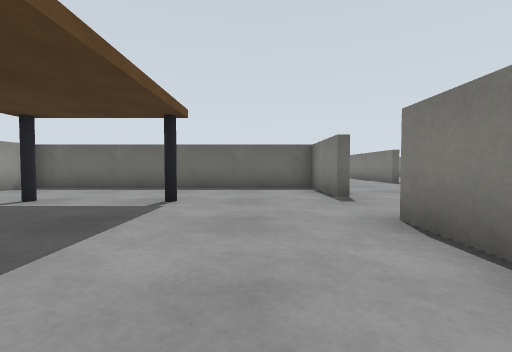
view 1 (above)

18 first-person views from a walk through a Gazebo world. The camera is 0.12 m above the floor, tilts 2° down and sees 90° across. The floor is counted in squares, 0.2 m on a side. Each view is taken from the middle of a square. On the plan, view 1 faces up. The plan holds only what a view shows up to about 9 squares ahead; the rest is blank. The place goes on beyond the plan.

view 2
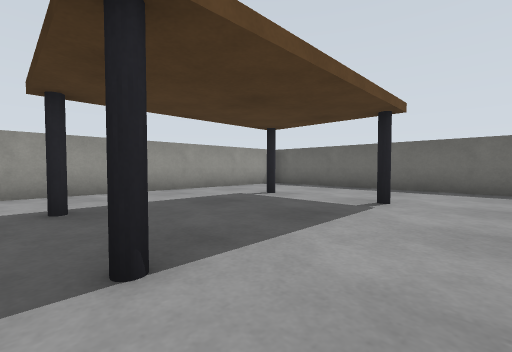

view 3
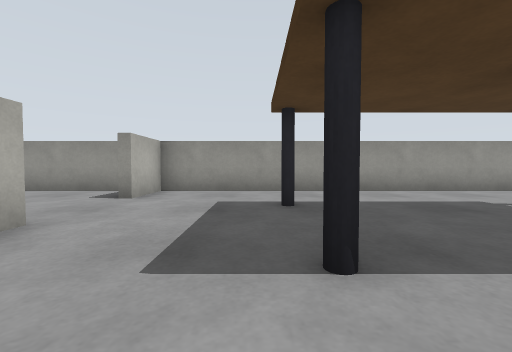

view 4
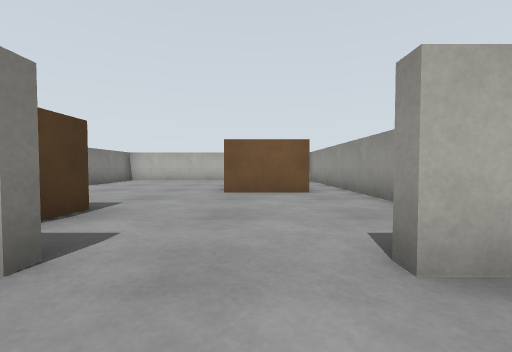

view 5
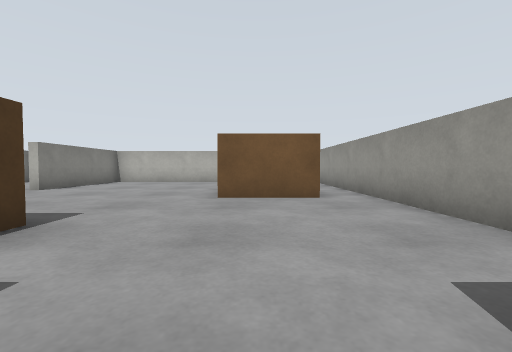

view 6
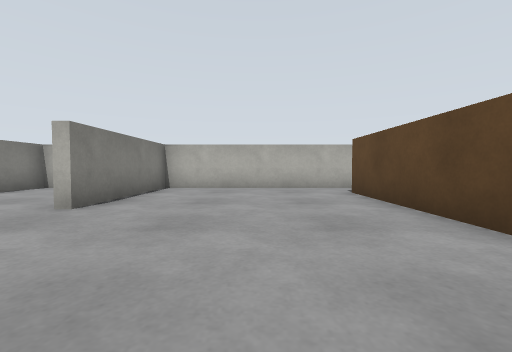

view 7
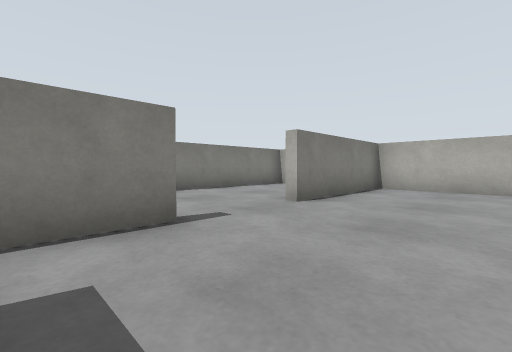

view 8
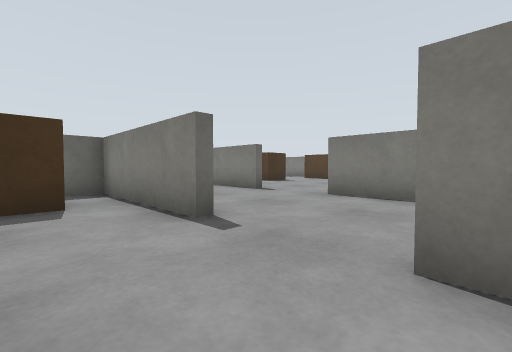

view 9
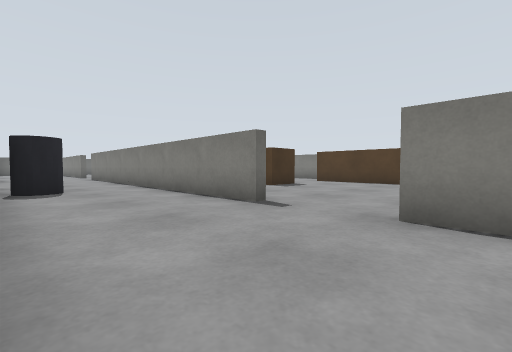

view 10
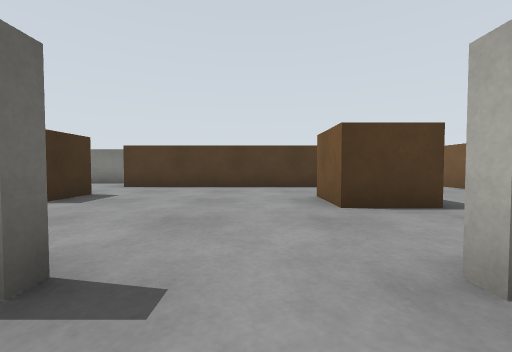

view 11
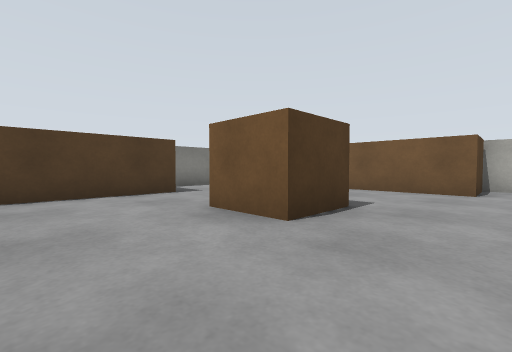

view 12
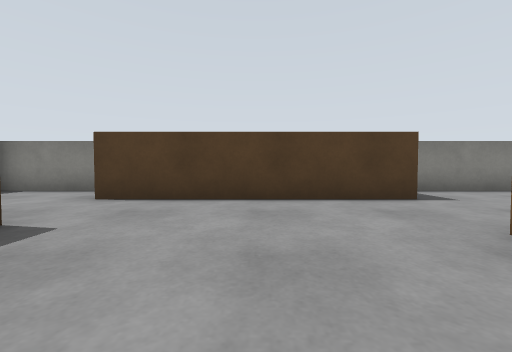

view 13
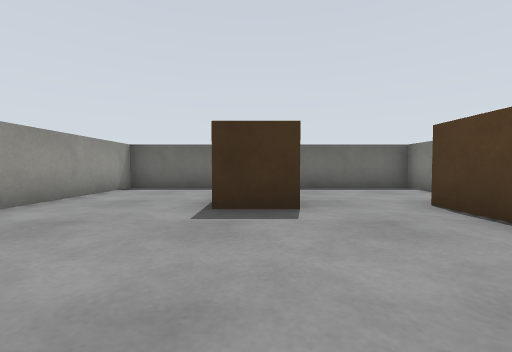

view 14
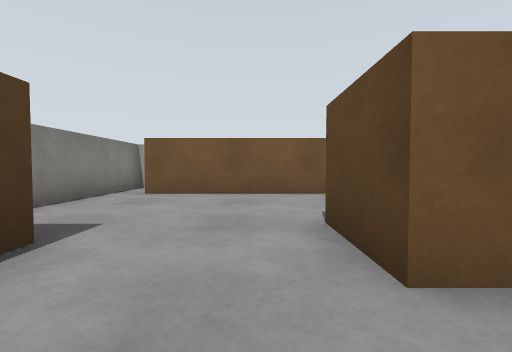

view 15
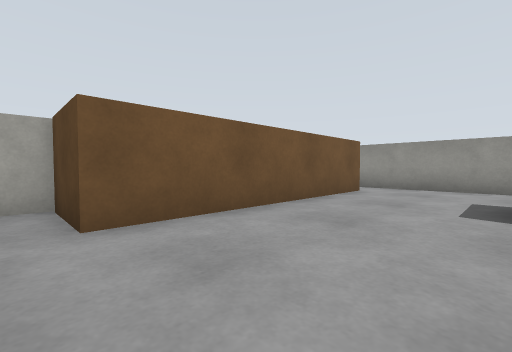

view 16
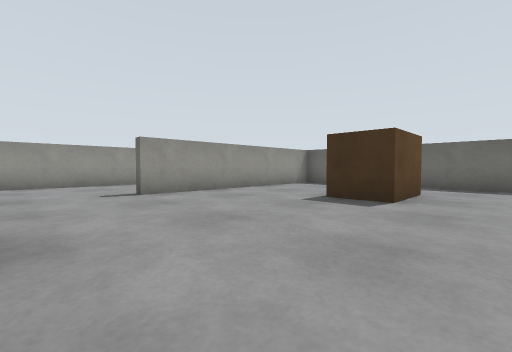

view 17
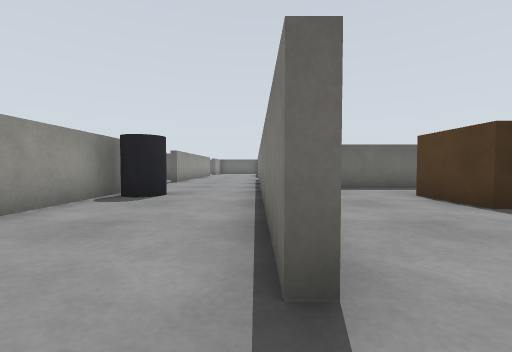

view 18
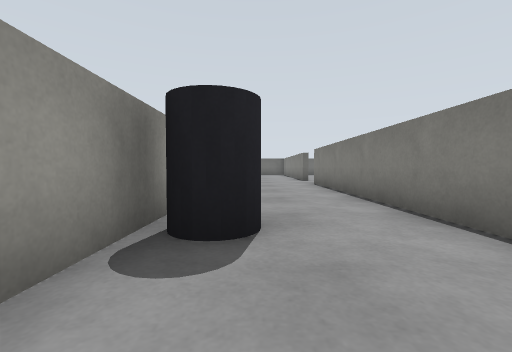

### Floor plan
Key: @ floor where view 1 was taken; # wall or solid block; . floor; P dark grey pole; C cabinet; B brown box; I bin; O other object.
Columns run from 7 left of view 1 to 14 right of it. Each row starts with its distance up from view 1.
  8           ..
  7 ##########..#
  6 #........#..#
  5 #....PP.....#
  4 #..P.PP.....#
  3 #...........#    #OOO
  2 #........#..######...#
  1 #....PP..#I.#........#
  0 #..P.PP@ #I.#...B....#
 -1 #......  #..#...B..B
 -2 #.....   #..#......B
 -3 ###..#CC##..#......B
 -4 #.....CC.#.........B
 -5 #........#.........B
 -6 #........#.....BB..B
 -7 #.BBB.......#..BB..B
 -8 #.  B.......#..BB....#
 -9 #.  B....#..#........#
-10 #.  B....#..#........#
-11 #   B....# .#.BBBBBB.#
-12     .....# .#.B    B.#
-13    #######  ###     ##

Positions as (right, up) in squares from view 1, and headings:
1: (0, 0), facing up
2: (0, 0), facing up-left
3: (0, 0), facing left
4: (-4, -1), facing down
5: (-4, -2), facing down
6: (-1, -5), facing down
7: (-1, -5), facing down-right
8: (0, -9), facing up-right
9: (2, -7), facing up-right
10: (4, -5), facing right
11: (6, -4), facing down-right
12: (7, -4), facing right
13: (9, -5), facing up
14: (10, -5), facing down
15: (13, -8), facing down-left
16: (11, -6), facing up-left
17: (5, -5), facing up
18: (3, -2), facing up
